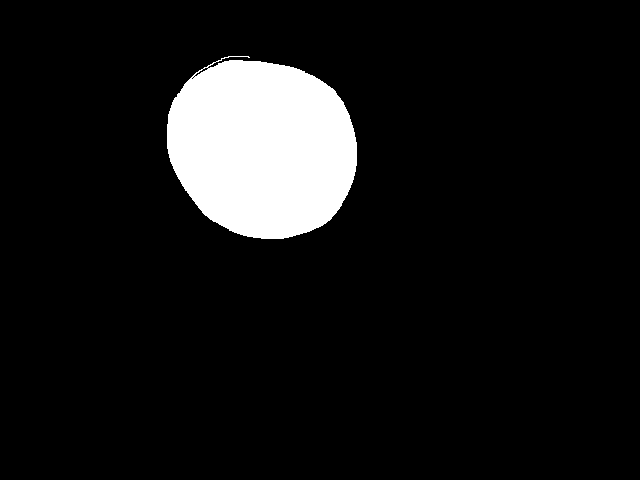
#> input picture Test/Shape_test/hu_moments/circle-byhand-1.png, 640 x 480 px, found by its file name; its folder holds 4 pictures in this run
$ python shape_test_humoments.py
#> lines starting #> are read from the running program, lines starting #| are printed output that depends on the picture; after the words box and inside, x2 and y2 are one past the last pixel; in counts of white or black regions, pixels touching at a corner belong together
#> in humoments, `im = cv2.imread(path,cv2.IMREAD_GRAYSCALE)`: im: shape (480, 640); 8.8% white; 1 white region, box (x1, y1, x2, y2) and area: (167, 56, 357, 239) 27124
import cv2
import os
import sys
from math import copysign, log10
import numpy as np
import matplotlib.pyplot as plt
from mpl_toolkits.mplot3d import Axes3D
from scipy.spatial import ConvexHull
import random
import math
import itertools

dir_name=os.path.dirname(__file__)
save_knowledge=False

def hu_log(humoments):
    values=[]
    for i in range(0,len(humoments)):
        # Log transform Hu Moments to make
        # squash the range
        if humoments[i][0]==0:
            values.append(40)
        else:
            values.append(-1*copysign(1.0,humoments[i][0])*log10(abs(humoments[i][0])))
    ref_log=np.array(values)
    return ref_log


def distance_image(im1,im2):
    return cv2.matchShapes(im1,im2,cv2.CONTOURS_MATCH_I2,0)

# [4 lines left out: function moments_distance, not called in this run]

def get_roi(image,tollerance=5):
#> called with tollerance = 5
    DEPTH_VIDEO_RESOLUTION=(480,640)
    min_x,min_y,w,h = cv2.boundingRect(image)
#> min_x = 167; min_y = 56; w = 190; h = 183
    max_x=min_x+w
#> max_x = 357
    max_y=min_y+h
#> max_y = 239
    min_x=max(0,min_x-tollerance)
#> min_x = 162
    min_y=max(0,min_y-tollerance)
#> min_y = 51
    max_x=min(DEPTH_VIDEO_RESOLUTION[1],max_x+tollerance)
#> max_x = 362
    max_y=min(DEPTH_VIDEO_RESOLUTION[0],max_y+tollerance)
#> max_y = 244
    start=(min_x,min_y)
#> start = (162, 51)
    end=(max_x,max_y)
#> end = (362, 244)
    result = image[start[1]:end[1], start[0]:end[0]]
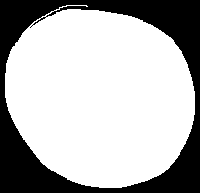
#> result: shape (193, 200); 70.3% white; 1 black region, box (x1, y1, x2, y2) and area: (0, 0, 200, 193) 11476
    percentage=max([(i,result.shape[i]/DEPTH_VIDEO_RESOLUTION[i]) for i in [0,1]],key=lambda x:x[1])
#> percentage = (0, 0.402)
    if percentage[0]==0:
        result=cv2.resize(result,(int(result.shape[1]/percentage[1]),DEPTH_VIDEO_RESOLUTION[0]),cv2.INTER_AREA)
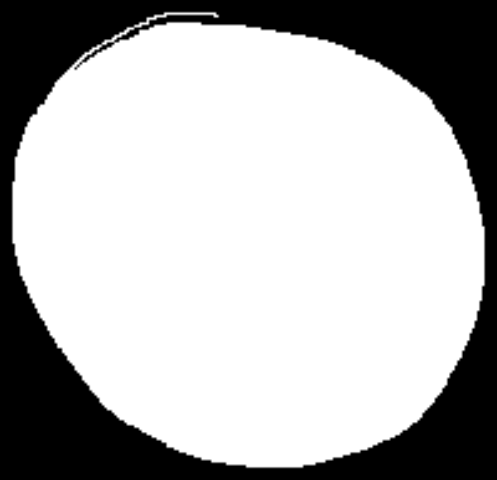
#> result: shape (480, 497); min 0, max 255, mean 179.2
    else:
        result=cv2.resize(result,(DEPTH_VIDEO_RESOLUTION[1],int(result.shape[0]/percentage[1])),cv2.INTER_AREA)
    return result

def humoments(filename):
    path=os.path.join(dir_name,filename)
    # Read image
    im = cv2.imread(path,cv2.IMREAD_GRAYSCALE)
    #im = ~im
    # Threshold image
    _,im = cv2.threshold(im, 128, 255, cv2.THRESH_BINARY)
    im=get_roi(im)
    element = cv2.getStructuringElement(cv2.MORPH_CROSS,(7,7))
    gradient = cv2.morphologyEx(im, cv2.MORPH_GRADIENT, element)
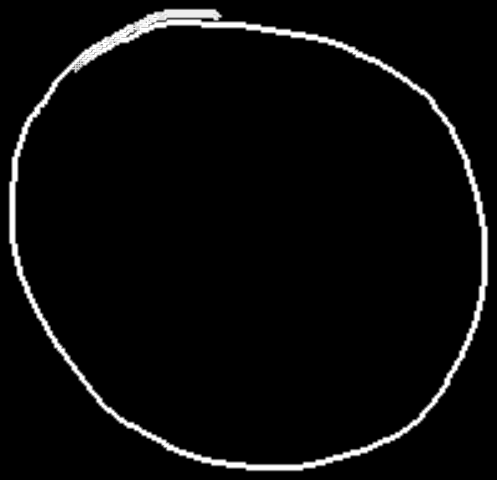
#> gradient: shape (480, 497); min 0, max 255, mean 9.9
    # Calculate Moments
    moment = cv2.moments(gradient)
#> moment = moments, m00 2358992, centre m10/m00, m01/m00 = (236.9, 213.3)
    # Calculate Hu Moments
    huMoments = cv2.HuMoments(moment)
#> huMoments = [0.0225, 1.37e-05, 2.88e-08, 2.23e-07, -1.78e-14, 7.51e-10, 1.82e-15]
    return im,huMoments

def main():
    path= os.path.join(dir_name, "hu_moments")
    files = os.listdir( path )
    files=[i for i in files if i.endswith(".png")]
    files.sort()
    ref=files[0]
    ref_im,ref_humoments=humoments(ref)
#> ref_humoments has the same summary as huMoments in humoments
    ref_log=hu_log(ref_humoments)
#> the loop in hu_log, `for i in range(0,len(humoments)):` made 7 passes
#> after the loop in hu_log, `for i in range(0,len(humoments)):`: values = [1.65, 4.86, 7.54, 6.65, -13.75, 9.12, 14.74]
#> ref_log = [1.65, 4.86, 7.54, 6.65, -13.75, 9.12, 14.74]
    humoments_list={}
    for filename in files:
        im,curr_humoments=humoments(filename)
#> curr_humoments has the same summary as huMoments in humoments
        curr_humoments_log=hu_log(curr_humoments)
#> the loop in hu_log (call 2), `for i in range(0,len(humoments)):` made 7 passes
#> curr_humoments_log = [1.65, 4.86, 7.54, 6.65, -13.75, 9.12, 14.74]
        # Print Hu Moments
        print("Log transform Hu moments {}: ".format(filename),end='')
        for i in range(0,7):
            print("{:.4f}".format(curr_humoments_log[i]),end=' ')
#> this loop made 7 passes
#| 1.6475
#| 4.8643
#| 7.5404
#| 6.6518
#| -13.7502
#| 9.1242
#| 14.7408
        print("\n")
        shape=filename.split('-')[0]
        if shape in humoments_list.keys():
            humoments_list[shape].append(curr_humoments_log)
        else:
            humoments_list[shape]=[curr_humoments_log]
#> pass 2 of the loop in main, `for filename in files:`:
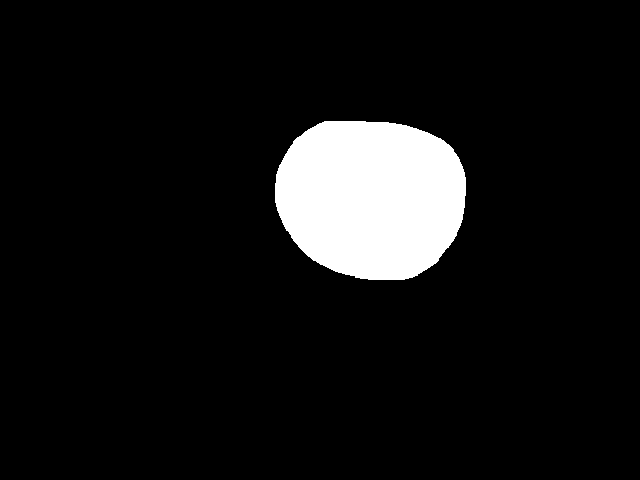
#> input picture Test/Shape_test/hu_moments/circle-byhand-2.png, 640 x 480 px, found by its file name
#> im: shape (480, 640); 8.1% white; 1 white region, box (x1, y1, x2, y2) and area: (275, 121, 466, 280) 24758
#> in get_roi (call 3), `min_x,min_y,w,h = cv2.boundingRect(image)`: min_x = 275; min_y = 121; w = 191; h = 159
#> in get_roi (call 3), `max_x=min_x+w`: max_x = 466
#> in get_roi (call 3), `max_y=min_y+h`: max_y = 280
#> in get_roi (call 3), `min_x=max(0,min_x-tollerance)`: min_x = 270
#> in get_roi (call 3), `min_y=max(0,min_y-tollerance)`: min_y = 116
#> in get_roi (call 3), `max_x=min(DEPTH_VIDEO_RESOLUTION[1],max_x+tollerance)`: max_x = 471
#> in get_roi (call 3), `max_y=min(DEPTH_VIDEO_RESOLUTION[0],max_y+tollerance)`: max_y = 285
#> start = (270, 116)
#> end = (471, 285)
#> in get_roi (call 3), `result = image[start[1]:end[1], start[0]:end[0]]`:
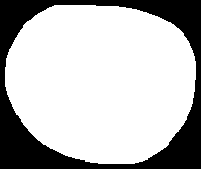
#> result: shape (169, 201); 72.9% white; 1 black region, box (x1, y1, x2, y2) and area: (0, 0, 201, 169) 9211
#> in humoments (call 3), `gradient = cv2.morphologyEx(im, cv2.MORPH_GRADIENT, element)`:
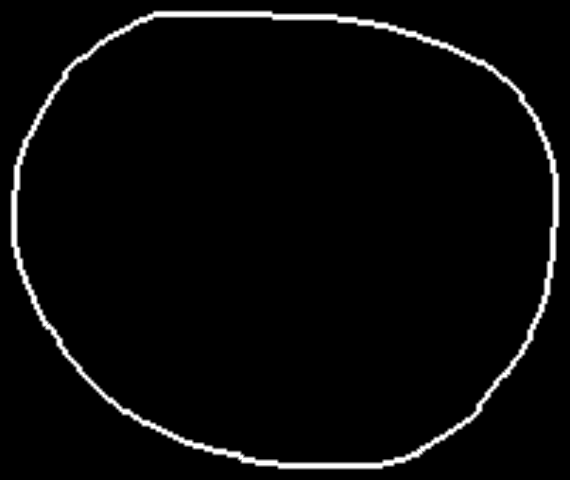
#> gradient: shape (480, 570); min 0, max 255, mean 8.3
#> moment = moments, m00 2268371, centre m10/m00, m01/m00 = (288.6, 230.4)
#> huMoments = [0.0282, 1.19e-05, 9.35e-08, 1.74e-09, -2.17e-17, 9.67e-13, 5.02e-18]
#> curr_humoments has the same summary as huMoments in humoments
#> curr_humoments_log = [1.55, 4.92, 7.03, 8.76, -16.66, 12.01, 17.3]
#> the loop in main, `for i in range(0,7):` made 7 passes
#| 1.5505
#| 4.9241
#| 7.0292
#| 8.7590
#| -16.6644
#> (further printed lines are left out)
#> pass 3 of the loop in main, `for filename in files:`:
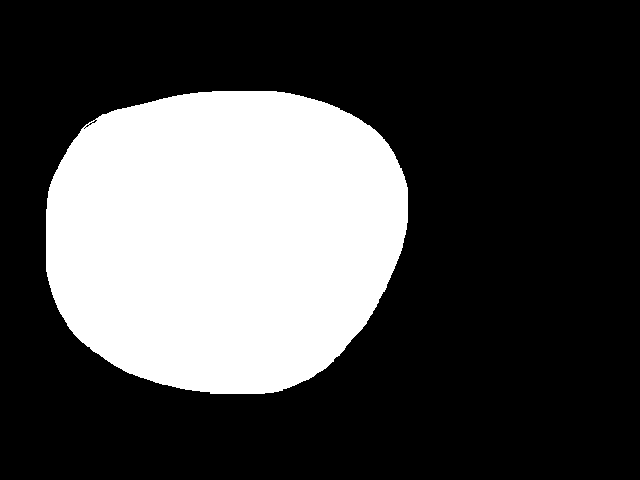
#> input picture Test/Shape_test/hu_moments/circle-byhand-3.png, 640 x 480 px, found by its file name
#> im: shape (480, 640); 29.2% white; 1 white region, box (x1, y1, x2, y2) and area: (46, 91, 408, 394) 89727
#> in get_roi (call 4), `min_x,min_y,w,h = cv2.boundingRect(image)`: min_x = 46; min_y = 91; w = 362; h = 303
#> in get_roi (call 4), `max_x=min_x+w`: max_x = 408
#> in get_roi (call 4), `max_y=min_y+h`: max_y = 394
#> in get_roi (call 4), `min_x=max(0,min_x-tollerance)`: min_x = 41
#> in get_roi (call 4), `min_y=max(0,min_y-tollerance)`: min_y = 86
#> in get_roi (call 4), `max_x=min(DEPTH_VIDEO_RESOLUTION[1],max_x+tollerance)`: max_x = 413
#> in get_roi (call 4), `max_y=min(DEPTH_VIDEO_RESOLUTION[0],max_y+tollerance)`: max_y = 399
#> start = (41, 86)
#> end = (413, 399)
#> in get_roi (call 4), `result = image[start[1]:end[1], start[0]:end[0]]`:
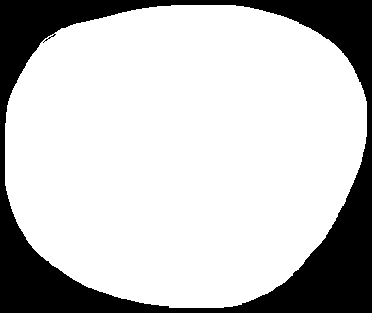
#> result: shape (313, 372); 77.1% white; 1 black region, box (x1, y1, x2, y2) and area: (0, 0, 372, 313) 26709
#> in humoments (call 4), `gradient = cv2.morphologyEx(im, cv2.MORPH_GRADIENT, element)`:
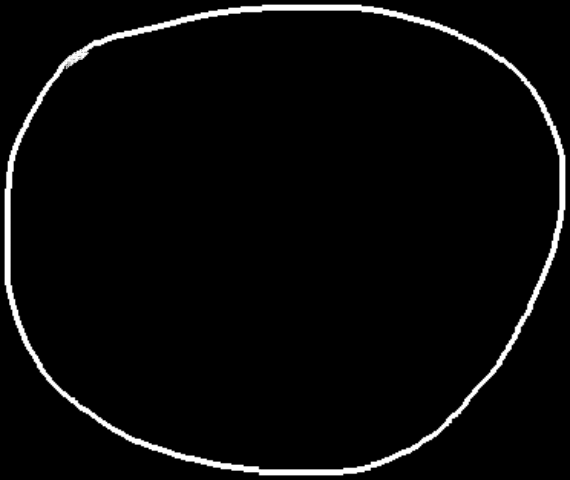
#> gradient: shape (480, 570); min 0, max 255, mean 8.6
#> moment = moments, m00 2349912, centre m10/m00, m01/m00 = (277.1, 227.3)
#> huMoments = [0.0287, 1.21e-05, 1.43e-07, 9.15e-09, -2.94e-16, -1.96e-12, 1.52e-16]
#> curr_humoments has the same summary as huMoments in humoments
#> curr_humoments_log = [1.54, 4.92, 6.84, 8.04, -15.53, -11.71, 15.82]
#> the loop made 4 passes; the first 3 are shown
    hulls=[]
#> hulls = []
    for shape_label,pts in humoments_list.items():
        hulls.append((ConvexHull([p[:3] for p in pts]),shape_label))
        if save_knowledge:
            path_file=os.path.join(dir_name,"knowledge",shape_label+".txt")
            with open(path_file,"w")as f:
                for p in pts:
                    f.write(str(p.tolist())+"\n")
#> this loop made 1 pass
#> shape_label on pass 1: 'circle'
#> after the loop, hulls = 1 item

    fig = plt.figure(figsize=(10,10))
    ax = fig.add_subplot(1,1,1, projection="3d")
    colors=[(1, 0, 0),(0, 0, 0),(0, 1, 0),(0, 0, 1),(0, 1, 1),(1, 0, 1),(0.5, 0, 0.5),(0.5, 0.5, 0),(0, 0.5, 0.5)]

    ax.set_title('Shape')
    #p=np.array([1.52,5.0,9.0])
    #ax.plot(p.T[0], p.T[1], p.T[2], "o", color=(0,1,0))
    for i,hull_and_label in enumerate(hulls):
        hull,shape_label=hull_and_label
        #distance=distance_hull_point(p,hull)
        #print(shape_label,distance)
        for s,plane in zip(hull.simplices,hull.equations):
            s = np.append(s, s[0])  # Here we cycle back to the first coordinate
            ax.plot(hull.points.T[0], hull.points.T[1], hull.points.T[2], "o", color=colors[i%len(colors)])
            ax.plot(hull.points[s, 0], hull.points[s, 1], hull.points[s, 2],"-", color=colors[i%len(colors)])
            ax.text(hull.points[0][0],hull.points[0][1],hull.points[0][2], shape_label, size=10, zorder=1, color='k')
        #ax.annotate(str(i), (hull.points[0]))

    # Make axis label
    for i in ["x", "y", "z"]:
        eval("ax.set_{:s}label('{:s}')".format(i, i))

    plt.show()
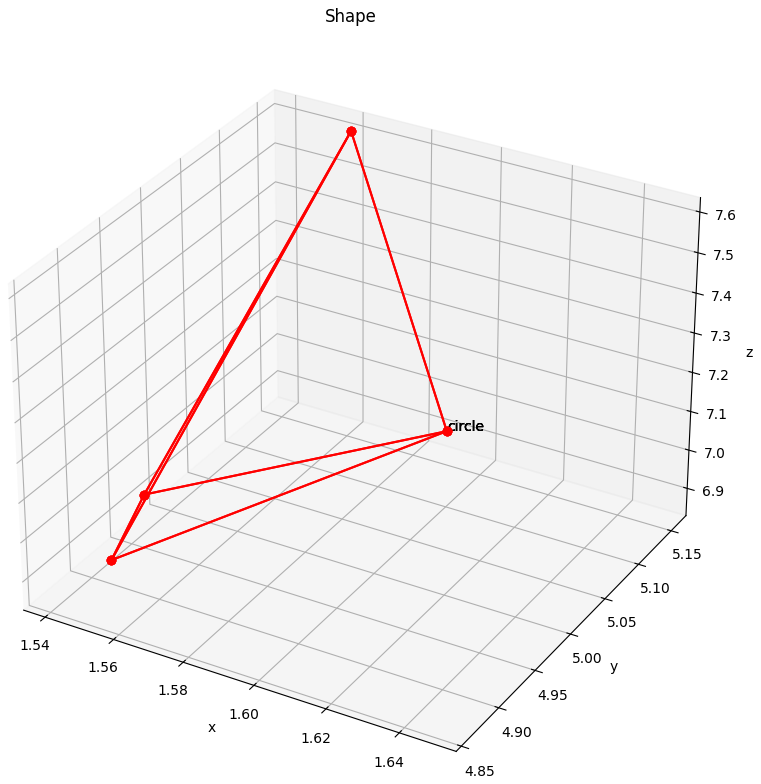
#> figure drawn by matplotlib, 1 panel


# [4 lines left out: function point_in_hull, not called in this run]

def get_corners(vertices):
    return list(itertools.combinations(vertices,2))

# [39 lines left out: functions distance_hull_point, project, triangle_area, in_triangle, distance_point_corner, not called in this run]

def distance_point_plane(point,plane):
    return abs(plane[-1] + np.dot(plane[:-1], point))/math.sqrt(np.sum(plane[:-1]**2))

# [8 lines left out: function distance_point_face, not called in this run]


if __name__ == "__main__":
    main()
